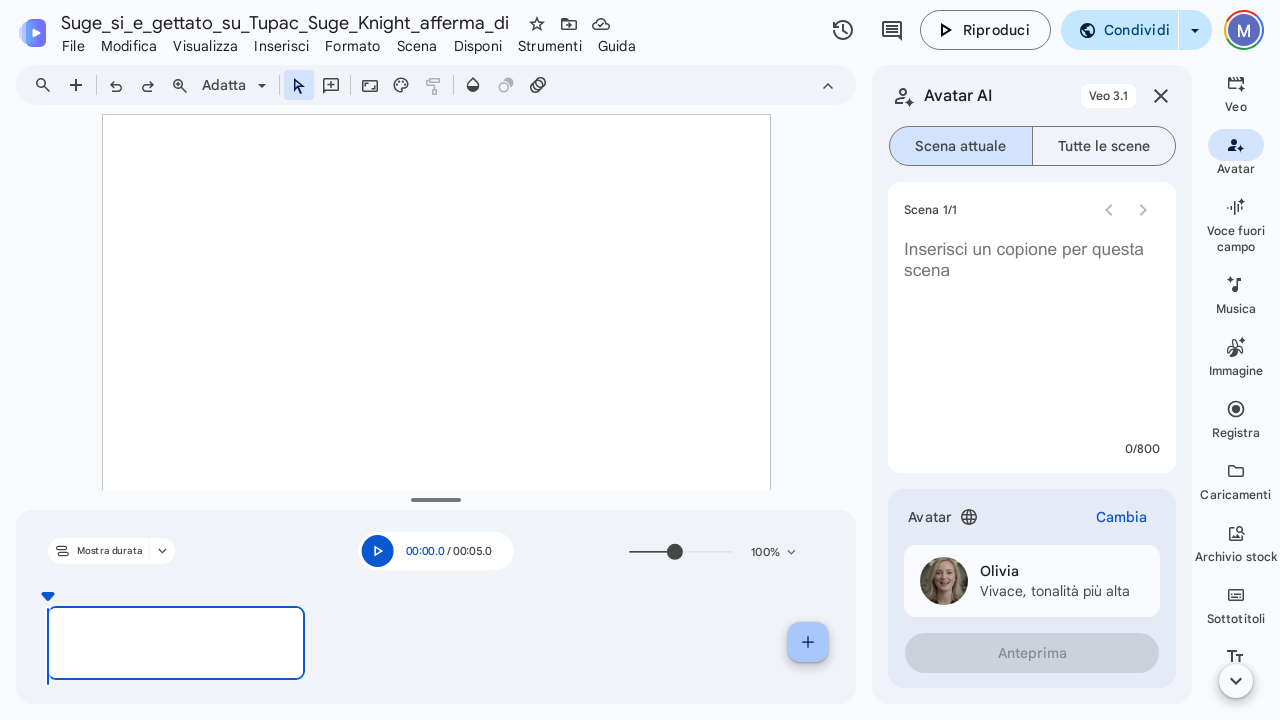
#> input picture google-accounting/debug/debug_step3_input_check.png, 1280 x 720 px; its folder holds only this picture in this run
$ python -i image_quality_enhancer.py   (imports and definitions only)
#> lines starting #> are read from the running program, lines starting #| are printed output that depends on the picture
### src/python-legacy/video/image_quality_config.py
"""
Image Quality Enhancement Configuration
Allows users to customize image quality settings for different computer capabilities.
"""

import json
import os
from typing import Dict, Any

class ImageQualityConfig:
    """Configuration manager for image quality enhancement settings."""

    def __init__(self, config_file: str = None):
        if config_file is None:
            config_file = os.path.join(os.path.dirname(__file__), 'image_quality_settings.json')

        self.config_file = config_file
        self.settings = self._load_default_settings()
        self._load_user_settings()

    def _load_default_settings(self) -> Dict[str, Any]:
        """Load default image quality settings."""
        return {
            "enhancement": {
                "enabled": True,
                "auto_enhance": True,
                "default_level": "auto",  # light, medium, aggressive, auto
                "max_processing_time": 30,  # seconds per image
                "skip_large_images": True,  # Skip images larger than max_size_mb
                "max_size_mb": 50
            },
            "quality_thresholds": {
                "min_resolution": [400, 400],  # [width, height]
                "target_resolution": [1920, 1080],
                "min_sharpness": 50.0,
                "min_contrast": 30.0,
                "min_brightness_variance": 20.0,
                "min_resolution_score": 0.3
            },
            "enhancement_levels": {
                "light": {
                    "upscale_factor": 1.5,
                    "sharpness_factor": 1.1,
                    "contrast_factor": 1.05,
                    "brightness_factor": 1.02,
                    "color_factor": 1.05
                },
                "medium": {
                    "upscale_factor": 2.0,
                    "sharpness_factor": 1.2,
                    "contrast_factor": 1.1,
                    "brightness_factor": 1.05,
                    "color_factor": 1.1
                },
                "aggressive": {
                    "upscale_factor": 2.5,
                    "sharpness_factor": 1.3,
                    "contrast_factor": 1.15,
                    "brightness_factor": 1.08,
                    "color_factor": 1.15,
                    "noise_reduction": True
                }
            },
            "performance": {
                "cpu_threads": "auto",  # auto, or specific number
                "memory_limit_mb": 1024,  # Maximum memory usage
                "batch_size": 5,  # Number of images to process simultaneously
                "cache_enhanced_images": True
            },
            "compatibility": {
                "low_end_mode": False,  # Reduces quality for better performance
                "skip_heavy_operations": False,  # Skip CPU-intensive enhancements
                "fallback_to_basic": True  # Use basic enhancement if advanced fails
            }
        }

    def _load_user_settings(self):
        """Load user-customized settings from file."""
        if os.path.exists(self.config_file):
            try:
                with open(self.config_file, 'r', encoding='utf-8') as f:
                    user_settings = json.load(f)
                    self._merge_settings(user_settings)
            except Exception as e:
                print(f"Warning: Could not load user settings from {self.config_file}: {e}")

    # [22 lines left out: functions _merge_settings, save_settings, not called in this run]

    def get(self, key_path: str, default=None):
        """Get a setting value using dot notation (e.g., 'enhancement.enabled')."""
#> called with key_path = 'performance'
        keys = key_path.split('.')
        value = self.settings

        for key in keys:
            if isinstance(value, dict) and key in value:
                value = value[key]
            else:
                return default

        return value

    # [11 lines left out: function set, not called in this run]

    def is_enhancement_enabled(self) -> bool:
        """Check if image enhancement is enabled."""
        return self.get('enhancement.enabled', True)

    def should_auto_enhance(self) -> bool:
        """Check if auto enhancement is enabled."""
        return self.get('enhancement.auto_enhance', True)

    def get_enhancement_level(self) -> str:
        """Get the default enhancement level."""
        return self.get('enhancement.default_level', 'auto')

    def is_low_end_mode(self) -> bool:
        """Check if low-end mode is enabled."""
        return self.get('compatibility.low_end_mode', False)

    def get_quality_thresholds(self) -> Dict[str, Any]:
        """Get quality threshold settings."""
        return self.get('quality_thresholds', {})

    def get_performance_settings(self) -> Dict[str, Any]:
        """Get performance-related settings."""
        return self.get('performance', {})

    # [47 lines left out: function create_user_config_template, not called in this run]


# Global configuration instance
_config_instance = None

def get_config() -> ImageQualityConfig:
    """Get the global configuration instance."""
    global _config_instance
    if _config_instance is None:
        _config_instance = ImageQualityConfig()
    return _config_instance

# [5 lines left out: function reload_config, not called in this run]


# Convenience functions
def is_enhancement_enabled() -> bool:
    """Quick check if enhancement is enabled."""
    return get_config().is_enhancement_enabled()

def get_enhancement_level() -> str:
    """Get the current enhancement level."""
    return get_config().get_enhancement_level()

def is_low_end_mode() -> bool:
    """Check if running in low-end mode."""
    return get_config().is_low_end_mode()

### src/python-legacy/video/image_quality_enhancer.py
"""CPU-based Image Quality Enhancement Module
Provides image quality assessment and enhancement without GPU requirements.
"""

import os
import logging
import time
from typing import List, Tuple, Dict, Optional, Union, Any
from PIL import Image, ImageFilter, ImageEnhance
import numpy as np

# Import configuration with fallback
try:
    from .image_quality_config import get_config
except ImportError:
    from image_quality_config import get_config

logger = logging.getLogger(__name__)


class ImageQualityEnhancer:
    """CPU-based image quality enhancer with configurable settings."""

    def __init__(self):
        self.config = get_config()
        self.performance_settings = self.config.get_performance_settings()
        self.quality_thresholds = self.config.get_quality_thresholds()

    def assess_image_quality(self, image_path: str) -> Dict[str, Union[float, bool, List[str]]]:
        """
        Assess image quality using multiple CPU-based metrics.

        Args:
            image_path: Path to the image file

        Returns:
            Dictionary containing quality metrics and enhancement suggestions
        """
        try:
            # Check file size first for performance
            file_size_mb = os.path.getsize(image_path) / (1024 * 1024)
            max_size = self.config.get('enhancement.max_size_mb', 50)

            if self.config.get('enhancement.skip_large_images', True) and file_size_mb > max_size:
                return {
                    'overall_score': 0.8,  # Assume large images are decent quality
                    'skipped': True,
                    'reason': f'File too large ({file_size_mb:.1f}MB > {max_size}MB)',
                    'suggestions': []
                }

            with Image.open(image_path) as img:
                # Convert to RGB if necessary
#> img is the input picture: PIL image 1280x720 RGB; mean R, G, B 243.2, 245.6, 249
                if img.mode != 'RGB':
                    img = img.convert('RGB')

                # Get image dimensions
                width, height = img.size

                # Calculate metrics based on configuration
                metrics = {}

                # Resolution assessment
                min_res = self.quality_thresholds.get('min_resolution', [400, 400])
                target_res = self.quality_thresholds.get('target_resolution', [1920, 1080])

                resolution_score = min(width / target_res[0], height / target_res[1], 1.0)
                metrics['resolution_score'] = resolution_score
                metrics['dimensions'] = [width, height]

                # Skip heavy operations in low-end mode
                if self.config.is_low_end_mode():
                    overall_score = resolution_score
                    suggestions = []
                    if resolution_score < self.quality_thresholds.get('min_resolution_score', 0.3):
                        suggestions.append('upscale')
                else:
                    # Full quality assessment
                    img_array = np.array(img)

                    # Sharpness (Laplacian variance)
                    gray = np.dot(img_array[...,:3], [0.2989, 0.5870, 0.1140])
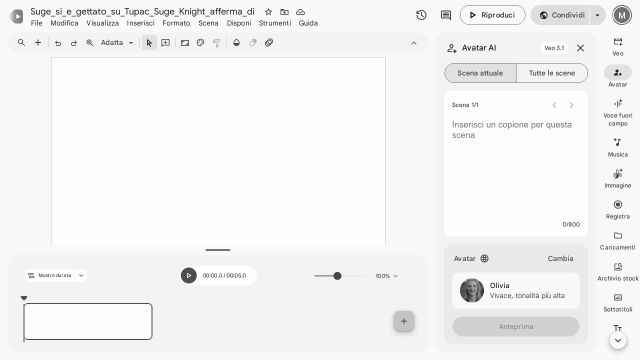
#> gray: shape (720, 1280) float64 (shown at 1/2 size); min 0, max 255, mean 245.2
                    laplacian_var = self._calculate_laplacian_variance(gray)
#> in _calculate_laplacian_variance, `laplacian = ndimage.convolve(gray_image, kernel)`:
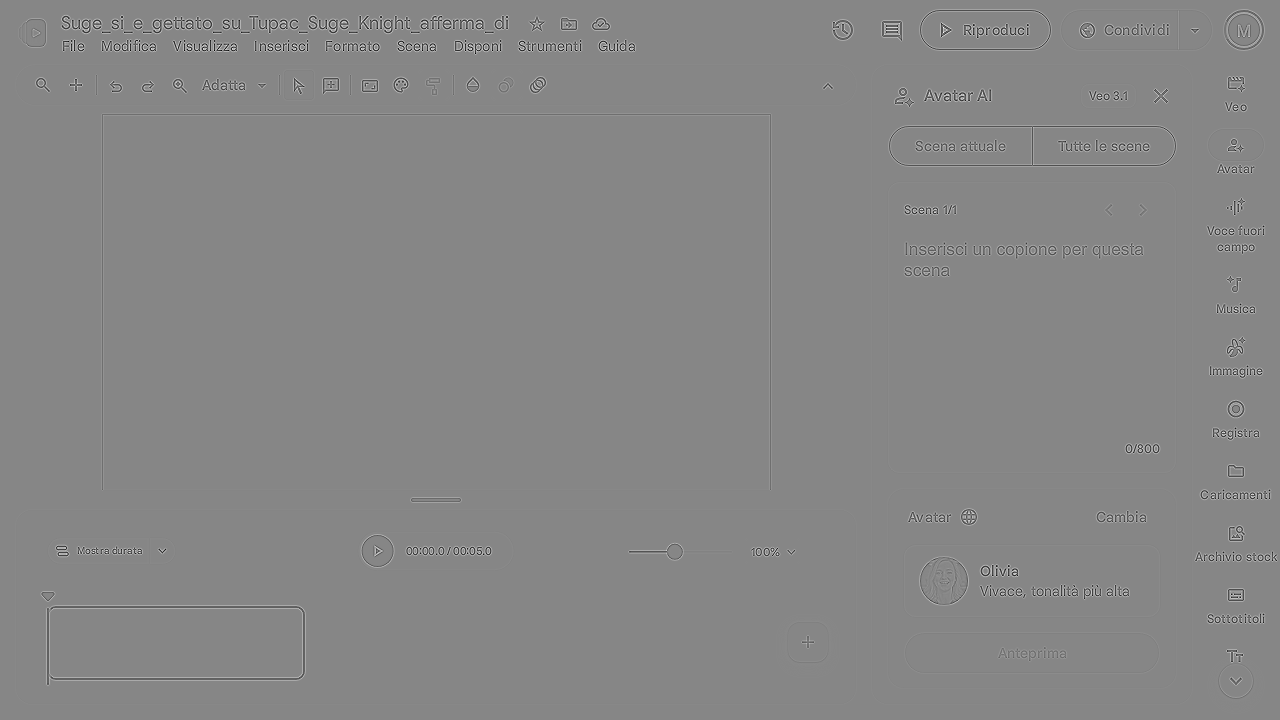
#> laplacian: shape (720, 1280) float64; min -625.9, max 556.4, mean 0; drawn with min black and max white
#> laplacian_var = 1517.5
                    metrics['sharpness'] = laplacian_var

                    # Contrast (standard deviation)
                    contrast = np.std(gray)
#> contrast = 23.96
                    metrics['contrast'] = contrast

                    # Brightness variance
                    brightness_var = np.var(np.mean(img_array, axis=2))
#> brightness_var = 543.7
                    metrics['brightness_variance'] = brightness_var

                    # Color richness (unique colors ratio)
                    unique_colors = len(np.unique(img_array.reshape(-1, img_array.shape[-1]), axis=0))
#> unique_colors = 4969
                    total_pixels = width * height
                    color_richness = min(unique_colors / total_pixels, 1.0)
#> color_richness = 0.00539
                    metrics['color_richness'] = color_richness

                    # Calculate overall score
                    scores = [
                        resolution_score,
                        min(laplacian_var / 100.0, 1.0),  # Normalize sharpness
                        min(contrast / 100.0, 1.0),       # Normalize contrast
                        min(brightness_var / 100.0, 1.0), # Normalize brightness
                        color_richness
                    ]
#> scores = [0.667, 1, 0.24, 1, 0.00539]
                    overall_score = np.mean(scores)
#> overall_score = 0.582

                    # Generate suggestions based on thresholds
                    suggestions = []
                    if resolution_score < self.quality_thresholds.get('min_resolution_score', 0.3):
                        suggestions.append('upscale')
                    if laplacian_var < self.quality_thresholds.get('min_sharpness', 50.0):
                        suggestions.append('sharpen')
                    if contrast < self.quality_thresholds.get('min_contrast', 30.0):
                        suggestions.append('enhance_contrast')
                    if brightness_var < self.quality_thresholds.get('min_brightness_variance', 20.0):
                        suggestions.append('adjust_brightness')

                return {
                    'overall_score': overall_score,
                    'metrics': metrics,
                    'suggestions': suggestions,
                    'needs_enhancement': overall_score < 0.6,
                    'file_size_mb': file_size_mb
                }

        except Exception as e:
            logger.error(f"Error assessing image quality for {image_path}: {e}")
            return {
                'overall_score': 0.5,
                'error': str(e),
                'suggestions': [],
                'needs_enhancement': False
            }

    def _calculate_laplacian_variance(self, gray_image: np.ndarray) -> float:
        """Calculate Laplacian variance for sharpness assessment."""
        # Numpy-based implementation of Laplacian filter
        kernel = np.array([[0, -1, 0], [-1, 4, -1], [0, -1, 0]])
        try:
            from scipy import ndimage
            laplacian = ndimage.convolve(gray_image, kernel)
        except ImportError:
            # Simple convolution fallback without scipy
            h, w = gray_image.shape
            laplacian = np.zeros_like(gray_image)
            for i in range(1, h-1):
                for j in range(1, w-1):
                    laplacian[i, j] = (4 * gray_image[i, j] -
                                     gray_image[i-1, j] - gray_image[i+1, j] -
                                     gray_image[i, j-1] - gray_image[i, j+1])
        return np.var(laplacian)

    # [17 lines left out: function _get_enhancement_suggestions, not called in this run]

    def enhance_image(self, image_path: str, output_path: str = None,
                     enhancement_level: str = None) -> Optional[str]:
        """
        Enhance image quality using CPU-based algorithms.

        Args:
            image_path: Path to input image
            output_path: Path for enhanced image (optional)
            enhancement_level: 'light', 'medium', 'aggressive', or 'auto'

        Returns:
            Path to enhanced image or None if enhancement failed
        """
        if not self.config.is_enhancement_enabled():
            logger.info("Image enhancement is disabled in configuration")
            return image_path

        try:
            start_time = time.time()
            max_time = self.config.get('enhancement.max_processing_time', 30)

            # Determine enhancement level
            if enhancement_level is None:
                enhancement_level = self.config.get_enhancement_level()

            if enhancement_level == 'auto':
                # Assess image and determine appropriate level
                assessment = self.assess_image_quality(image_path)
#> assessment = 5 items
                if assessment.get('skipped', False):
                    return image_path

                score = assessment.get('overall_score', 0.5)
#> score = 0.582
                if score > 0.7:
                    enhancement_level = 'light'
                elif score > 0.4:
                    enhancement_level = 'medium'
                else:
                    enhancement_level = 'aggressive'

            # Get enhancement settings
            enhancement_settings = self.config.get(f'enhancement_levels.{enhancement_level}', {})
            if not enhancement_settings:
                logger.warning(f"Unknown enhancement level: {enhancement_level}")
                return image_path

            # Set output path
            if output_path is None:
                base, ext = os.path.splitext(image_path)
                output_path = f"{base}_enhanced{ext}"

            with Image.open(image_path) as img:
                # Convert to RGB if necessary
                if img.mode != 'RGB':
                    img = img.convert('RGB')

                enhanced_img = img.copy()

                # Check processing time limit
                def check_time_limit():
                    if time.time() - start_time > max_time:
                        raise TimeoutError(f"Enhancement timeout ({max_time}s)")

                # Apply enhancements based on level and compatibility settings
                skip_heavy = self.config.get('compatibility.skip_heavy_operations', False)

                # 1. Upscaling (if needed and not skipped)
                upscale_factor = enhancement_settings.get('upscale_factor', 1.0)
                if upscale_factor > 1.0 and not skip_heavy:
                    check_time_limit()
                    enhanced_img = self._upscale_image(enhanced_img, upscale_factor)

                # 2. Sharpening
                sharpness_factor = enhancement_settings.get('sharpness_factor', 1.0)
                if sharpness_factor > 1.0:
                    check_time_limit()
                    enhanced_img = self._sharpen_image(enhanced_img, sharpness_factor)

                # 3. Contrast enhancement
                contrast_factor = enhancement_settings.get('contrast_factor', 1.0)
                if contrast_factor != 1.0:
                    check_time_limit()
                    enhanced_img = self._enhance_contrast(enhanced_img, contrast_factor)

                # 4. Brightness and color adjustment
                brightness_factor = enhancement_settings.get('brightness_factor', 1.0)
                color_factor = enhancement_settings.get('color_factor', 1.0)
                if brightness_factor != 1.0 or color_factor != 1.0:
                    check_time_limit()
                    enhanced_img = self._adjust_brightness_and_color(
                        enhanced_img, brightness_factor, color_factor)

                # 5. Noise reduction (for aggressive mode and if not skipped)
                if (enhancement_settings.get('noise_reduction', False) and
                    not skip_heavy and not self.config.is_low_end_mode()):
                    check_time_limit()
                    enhanced_img = self._reduce_noise(enhanced_img)

                # Save enhanced image
                enhanced_img.save(output_path, quality=95, optimize=True)

                processing_time = time.time() - start_time
                logger.info(f"Enhanced image in {processing_time:.2f}s: {image_path} -> {output_path}")

                return output_path

        except TimeoutError as e:
            logger.warning(f"Enhancement timeout for {image_path}: {e}")
            if self.config.get('compatibility.fallback_to_basic', True):
                return self._basic_enhancement(image_path, output_path)
            return image_path

        except Exception as e:
            logger.error(f"Error enhancing image {image_path}: {e}")
            if self.config.get('compatibility.fallback_to_basic', True):
                return self._basic_enhancement(image_path, output_path)
            return image_path

    def _upscale_image(self, img: Image.Image, scale_factor: float = 2.0) -> Image.Image:
        """Upscale image using high-quality CPU-based interpolation."""
#> called with scale_factor = 2
        current_width, current_height = img.size

        # Calculate new size
        new_width = int(current_width * scale_factor)
        new_height = int(current_height * scale_factor)

        # Use LANCZOS for high-quality upscaling
        return img.resize((new_width, new_height), Image.LANCZOS)

    def _sharpen_image(self, img: Image.Image, sharpness_factor: float) -> Image.Image:
        """Apply sharpening filter based on sharpness factor."""
#> called with sharpness_factor = 1.2
        if sharpness_factor <= 1.0:
            return img

        # Convert factor to UnsharpMask parameters
        if sharpness_factor <= 1.1:
            # Light sharpening
            return img.filter(ImageFilter.UnsharpMask(radius=1, percent=120, threshold=3))
        elif sharpness_factor <= 1.2:
            # Medium sharpening
            return img.filter(ImageFilter.UnsharpMask(radius=1.5, percent=150, threshold=2))
        else:
            # Aggressive sharpening
            sharpened = img.filter(ImageFilter.UnsharpMask(radius=2, percent=180, threshold=1))
            # Apply additional edge enhancement for very high factors
            if sharpness_factor > 1.25:
                sharpened = sharpened.filter(ImageFilter.EDGE_ENHANCE)
            return sharpened

    def _enhance_contrast(self, img: Image.Image, contrast_factor: float) -> Image.Image:
        """Enhance image contrast based on factor."""
#> called with contrast_factor = 1.1
        if contrast_factor == 1.0:
            return img

        enhancer = ImageEnhance.Contrast(img)
        return enhancer.enhance(contrast_factor)

    def _adjust_brightness_and_color(self, img: Image.Image,
                                   brightness_factor: float, color_factor: float) -> Image.Image:
        """Adjust brightness and color saturation."""
#> called with brightness_factor = 1.05, color_factor = 1.1
        # Enhance brightness
        if brightness_factor != 1.0:
            brightness_enhancer = ImageEnhance.Brightness(img)
            img = brightness_enhancer.enhance(brightness_factor)
#> img: PIL image 2560x1440 RGB

        # Enhance color saturation
        if color_factor != 1.0:
            color_enhancer = ImageEnhance.Color(img)
            img = color_enhancer.enhance(color_factor)

        return img

    # [123 lines left out: functions _reduce_noise, _basic_enhancement, batch_enhance_images, assess_image_quality, enhance_image_quality, should_enhance_image, not called in this run]

>>> result = ImageQualityEnhancer().enhance_image('../../../google-accounting/debug/debug_step3_input_check.png')
